Frame 1 (no input): blank canvas, image omitted
Frame 60 (no input): blank canvas, image omitted
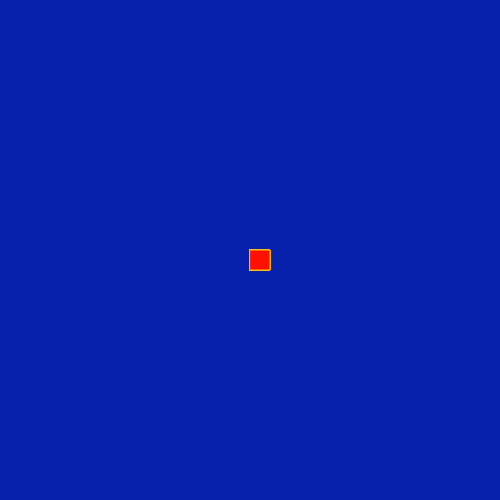
Frame 120 (the mouse pressed at the canvas centre since frame 60)

The p5.js sketch whose frames 1 and 60 were blank and that drew this single picture after the mouse press (run headless with seeded random() and noise() and a simulated clock; from frame 60 on, the mouse is pressed at the canvas centre):

// p5.js sketch
// ── sketch.js
function setup() {
  createCanvas(500, 500);
  background("#0821AC");
}

function draw() {
  stroke("#FFC107");
  fill("#FF1100");
  
  
  if(mouseIsPressed) {
  rect(mouseX,mouseY,20,20);
  }
}
